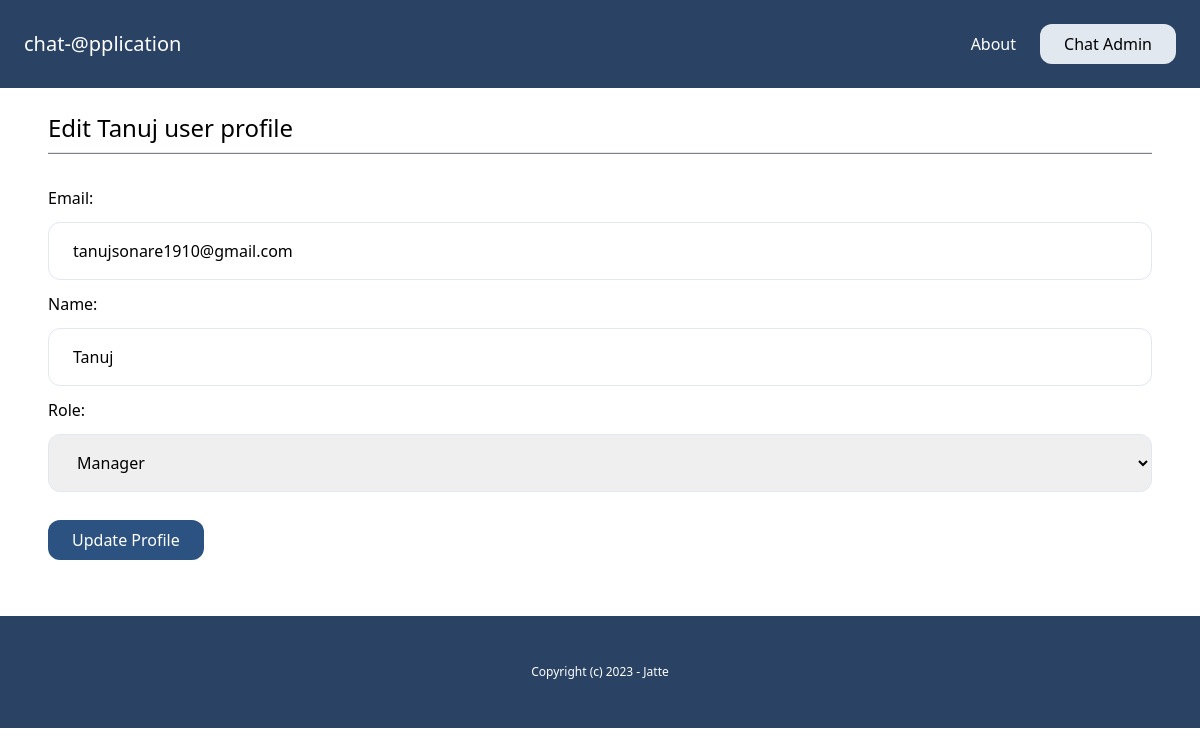
/admin-dashboard/edit_user_profile/26cdb49a-7a5e-43ef-897c-c123f4aae642/ (signed in), run on the app's committed database.
### account/models.py (models this page shows)
class User(AbstractBaseUser, PermissionsMixin):
    AGENT = 'agent'
    MANAGER = 'manager'
    ROLES_CHOICES = (
        (AGENT, 'Agent'),
        (MANAGER, 'Manager'),
    )
    id = models.UUIDField(primary_key=True, default=uuid.uuid4, editable=False)
    email = models.EmailField(unique=True)
    name = models.CharField(max_length=255, blank=True, default='')
    role = models.CharField(max_length=20, choices=ROLES_CHOICES, default=AGENT)
    is_active = models.BooleanField(default=True)
    is_superuser = models.BooleanField(default=False)
    is_staff = models.BooleanField(default=False)
    date_joined = models.DateTimeField(default=timezone.now)
    last_login = models.DateTimeField(blank=True, null=True)
    objects = CustomUserManager()
    USERNAME_FIELD = 'email'
    EMAIL_FIELD = 'email'
    REQUIRED_FIELDS = ['name']

### chat/views.py (the view)
# urls.py: path("admin-dashboard/edit_user_profile/<uuid:uuid>/", views.edit_staff_user, name="edit_staff_user_profile"),
def edit_staff_user(request, uuid):
    try:
        if request.user.groups.first().name == "Manager":
            user = get_object_or_404(User, pk=uuid)
            if request.method == "POST":
                form = EditUserForm(request.POST, instance=user)
                if form.is_valid():
                    form.save()
                    messages.success(request, f"{user.name} user profile updated successfully.")
                    return redirect("/admin-dashboard")
            else:
                form = EditUserForm(instance=user)
            return render(request, "chat/edit_staff_user_profile.html",{
                "form": form,
                "user": user
            })
        else:
            messages.error(request, "You don't have permission to add new users !!!!")
            return redirect("/admin-dashboard")
    except:
        messages.error(request, "You don't have permission to add new users !!!!")
        return redirect("/admin-dashboard")

### account/forms.py
class EditUserForm(forms.ModelForm):
    class Meta:
        model = User
        fields = ('email', 'name', 'role',)
        widgets = {
            'email': forms.TextInput(attrs={
                'class': 'w-full py-4 my-3 px-6 rounded-xl border'
            }),
            'name': forms.TextInput(attrs={
                'class': 'w-full py-4 my-3 px-6 rounded-xl border'
            }),
            'role': forms.Select(attrs={
                'class': 'w-full py-4 my-3 px-6 rounded-xl border'
            })
        }

### chat/templates/chat/edit_staff_user_profile.html (shortened to what this page needs)
{% extends "core/base.html" %}
{% block content %}
    <div class="mt=5">
        <h1 class="text-2xl mb-2">Edit {{user.name}} user profile</h1>
        <hr class="mb-8">
        <form method="post" action=".">
            {{form.as_p}}
            <button class="inline-block py-2 px-6 bg-blue-800 text-white rounded-xl mb-8 mt-4">Update Profile</button>
        </form>
    </div>
{% endblock  %}

### core/templates/core/base.html (style rules this page uses)
hr { height: 1px; background-color: gray; }

### data on the page
User: name "Tanuj", email "tanujsonare1910@gmail.com", role "Manager"
